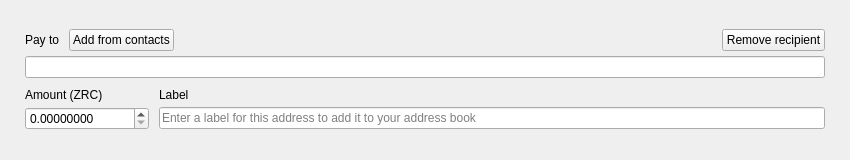
<?xml version="1.0" encoding="UTF-8"?>
<ui version="4.0">
 <class>TransferFrame</class>
 <widget class="QFrame" name="TransferFrame">
  <property name="geometry">
   <rect>
    <x>0</x>
    <y>0</y>
    <width>850</width>
    <height>160</height>
   </rect>
  </property>
  <property name="sizePolicy">
   <sizepolicy hsizetype="Preferred" vsizetype="Preferred">
    <horstretch>0</horstretch>
    <verstretch>150</verstretch>
   </sizepolicy>
  </property>
  <property name="minimumSize">
   <size>
    <width>0</width>
    <height>160</height>
   </size>
  </property>
  <property name="maximumSize">
   <size>
    <width>16777215</width>
    <height>160</height>
   </size>
  </property>
  <property name="windowTitle">
   <string>Frame</string>
  </property>
  <property name="styleSheet">
   <string notr="true"/>
  </property>
  <property name="frameShape">
   <enum>QFrame::NoFrame</enum>
  </property>
  <property name="frameShadow">
   <enum>QFrame::Plain</enum>
  </property>
  <layout class="QVBoxLayout" name="verticalLayout">
   <property name="spacing">
    <number>10</number>
   </property>
   <property name="leftMargin">
    <number>25</number>
   </property>
   <property name="rightMargin">
    <number>25</number>
   </property>
   <item>
    <spacer name="verticalSpacer_2">
     <property name="orientation">
      <enum>Qt::Vertical</enum>
     </property>
     <property name="sizeHint" stdset="0">
      <size>
       <width>20</width>
       <height>40</height>
      </size>
     </property>
    </spacer>
   </item>
   <item>
    <layout class="QGridLayout" name="gridLayout">
     <property name="verticalSpacing">
      <number>5</number>
     </property>
     <item row="0" column="0">
      <widget class="QLabel" name="m_payToTextLabel">
       <property name="sizePolicy">
        <sizepolicy hsizetype="Minimum" vsizetype="Minimum">
         <horstretch>0</horstretch>
         <verstretch>0</verstretch>
        </sizepolicy>
       </property>
       <property name="text">
        <string>Pay to</string>
       </property>
       <property name="alignment">
        <set>Qt::AlignLeading|Qt::AlignLeft|Qt::AlignVCenter</set>
       </property>
       <property name="margin">
        <number>0</number>
       </property>
       <property name="indent">
        <number>0</number>
       </property>
      </widget>
     </item>
     <item row="0" column="1">
      <widget class="QPushButton" name="m_addressBookButton">
       <property name="sizePolicy">
        <sizepolicy hsizetype="Preferred" vsizetype="Minimum">
         <horstretch>0</horstretch>
         <verstretch>0</verstretch>
        </sizepolicy>
       </property>
       <property name="cursor">
        <cursorShape>PointingHandCursor</cursorShape>
       </property>
       <property name="focusPolicy">
        <enum>Qt::StrongFocus</enum>
       </property>
       <property name="layoutDirection">
        <enum>Qt::LeftToRight</enum>
       </property>
       <property name="text">
        <string>Add from contacts</string>
       </property>
       <property name="flat">
        <bool>false</bool>
       </property>
      </widget>
     </item>
     <item row="0" column="2">
      <spacer name="horizontalSpacer">
       <property name="orientation">
        <enum>Qt::Horizontal</enum>
       </property>
       <property name="sizeHint" stdset="0">
        <size>
         <width>318</width>
         <height>10</height>
        </size>
       </property>
      </spacer>
     </item>
     <item row="0" column="3" alignment="Qt::AlignBottom">
      <widget class="QPushButton" name="m_removeButton">
       <property name="sizePolicy">
        <sizepolicy hsizetype="Preferred" vsizetype="Minimum">
         <horstretch>0</horstretch>
         <verstretch>0</verstretch>
        </sizepolicy>
       </property>
       <property name="cursor">
        <cursorShape>PointingHandCursor</cursorShape>
       </property>
       <property name="focusPolicy">
        <enum>Qt::StrongFocus</enum>
       </property>
       <property name="text">
        <string>Remove recipient</string>
       </property>
       <property name="flat">
        <bool>false</bool>
       </property>
      </widget>
     </item>
     <item row="1" column="0" colspan="4">
      <widget class="QLineEdit" name="m_sendAddressEdit">
       <property name="styleSheet">
        <string notr="true">[errorState=&quot;true&quot;] {
  border-color: #ef3131;
}</string>
       </property>
      </widget>
     </item>
    </layout>
   </item>
   <item>
    <layout class="QGridLayout" name="gridLayout_2">
     <property name="verticalSpacing">
      <number>5</number>
     </property>
     <item row="0" column="0">
      <widget class="QLabel" name="m_amountTextLabel">
       <property name="text">
        <string>Amount (ZRC)</string>
       </property>
       <property name="alignment">
        <set>Qt::AlignBottom|Qt::AlignLeading|Qt::AlignLeft</set>
       </property>
       <property name="indent">
        <number>0</number>
       </property>
      </widget>
     </item>
     <item row="0" column="1">
      <widget class="QLabel" name="m_labelTextLabel">
       <property name="text">
        <string>Label</string>
       </property>
       <property name="alignment">
        <set>Qt::AlignBottom|Qt::AlignLeading|Qt::AlignLeft</set>
       </property>
       <property name="indent">
        <number>0</number>
       </property>
      </widget>
     </item>
     <item row="1" column="0">
      <widget class="QDoubleSpinBox" name="m_sendAmountSpin">
       <property name="focusPolicy">
        <enum>Qt::StrongFocus</enum>
       </property>
       <property name="layoutDirection">
        <enum>Qt::LeftToRight</enum>
       </property>
       <property name="styleSheet">
        <string notr="true">[errorState=&quot;true&quot;] {
  border-color: #ef3131;
}</string>
       </property>
       <property name="buttonSymbols">
        <enum>QAbstractSpinBox::UpDownArrows</enum>
       </property>
       <property name="suffix">
        <string notr="true"/>
       </property>
       <property name="decimals">
        <number>8</number>
       </property>
       <property name="maximum">
        <double>1000000000.000000000000000</double>
       </property>
      </widget>
     </item>
     <item row="1" column="1">
      <widget class="QLineEdit" name="m_sendLabelEdit">
       <property name="styleSheet">
        <string notr="true">[errorState=&quot;true&quot;] {
  border-color: #ef3131;
}</string>
       </property>
       <property name="placeholderText">
        <string>Enter a label for this address to add it to your address book</string>
       </property>
      </widget>
     </item>
    </layout>
   </item>
   <item>
    <spacer name="verticalSpacer">
     <property name="orientation">
      <enum>Qt::Vertical</enum>
     </property>
     <property name="sizeHint" stdset="0">
      <size>
       <width>20</width>
       <height>40</height>
      </size>
     </property>
    </spacer>
   </item>
  </layout>
 </widget>
 <tabstops>
  <tabstop>m_addressBookButton</tabstop>
  <tabstop>m_removeButton</tabstop>
  <tabstop>m_sendAddressEdit</tabstop>
  <tabstop>m_sendAmountSpin</tabstop>
  <tabstop>m_sendLabelEdit</tabstop>
 </tabstops>
 <resources/>
 <connections>
  <connection>
   <sender>m_removeButton</sender>
   <signal>clicked()</signal>
   <receiver>TransferFrame</receiver>
   <slot>deleteLater()</slot>
   <hints>
    <hint type="sourcelabel">
     <x>797</x>
     <y>41</y>
    </hint>
    <hint type="destinationlabel">
     <x>445</x>
     <y>79</y>
    </hint>
   </hints>
  </connection>
  <connection>
   <sender>m_addressBookButton</sender>
   <signal>clicked()</signal>
   <receiver>TransferFrame</receiver>
   <slot>addressBookClicked()</slot>
   <hints>
    <hint type="sourcelabel">
     <x>136</x>
     <y>41</y>
    </hint>
    <hint type="destinationlabel">
     <x>445</x>
     <y>79</y>
    </hint>
   </hints>
  </connection>
  <connection>
   <sender>m_sendAddressEdit</sender>
   <signal>textChanged(QString)</signal>
   <receiver>TransferFrame</receiver>
   <slot>labelOrAddressChanged(QString)</slot>
   <hints>
    <hint type="sourcelabel">
     <x>445</x>
     <y>56</y>
    </hint>
    <hint type="destinationlabel">
     <x>445</x>
     <y>79</y>
    </hint>
   </hints>
  </connection>
  <connection>
   <sender>m_sendLabelEdit</sender>
   <signal>textChanged(QString)</signal>
   <receiver>TransferFrame</receiver>
   <slot>labelOrAddressChanged(QString)</slot>
   <hints>
    <hint type="sourcelabel">
     <x>582</x>
     <y>128</y>
    </hint>
    <hint type="destinationlabel">
     <x>445</x>
     <y>79</y>
    </hint>
   </hints>
  </connection>
  <connection>
   <sender>m_sendAmountSpin</sender>
   <signal>valueChanged(QString)</signal>
   <receiver>TransferFrame</receiver>
   <slot>amountStringChanged(QString)</slot>
   <hints>
    <hint type="sourcelabel">
     <x>124</x>
     <y>124</y>
    </hint>
    <hint type="destinationlabel">
     <x>453</x>
     <y>79</y>
    </hint>
   </hints>
  </connection>
  <connection>
   <sender>m_sendAddressEdit</sender>
   <signal>textChanged(QString)</signal>
   <receiver>TransferFrame</receiver>
   <slot>addressChanged(QString)</slot>
   <hints>
    <hint type="sourcelabel">
     <x>453</x>
     <y>69</y>
    </hint>
    <hint type="destinationlabel">
     <x>453</x>
     <y>79</y>
    </hint>
   </hints>
  </connection>
  <connection>
   <sender>m_sendAmountSpin</sender>
   <signal>valueChanged(double)</signal>
   <receiver>TransferFrame</receiver>
   <slot>validateAmount(double)</slot>
   <hints>
    <hint type="sourcelabel">
     <x>104</x>
     <y>125</y>
    </hint>
    <hint type="destinationlabel">
     <x>424</x>
     <y>79</y>
    </hint>
   </hints>
  </connection>
 </connections>
 <slots>
  <slot>addressBookClicked()</slot>
  <slot>pasteClicked()</slot>
  <slot>labelOrAddressChanged(QString)</slot>
  <slot>addressChanged(QString)</slot>
  <slot>amountStringChanged(QString)</slot>
  <slot>validateAmount(double)</slot>
 </slots>
</ui>
